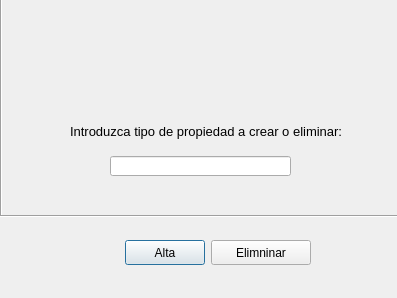
<?xml version="1.0" encoding="UTF-8"?>
<ui version="4.0">
 <class>dialog</class>
 <widget class="QDialog" name="dialog">
  <property name="geometry">
   <rect>
    <x>0</x>
    <y>0</y>
    <width>397</width>
    <height>298</height>
   </rect>
  </property>
  <property name="windowTitle">
   <string>Dialog</string>
  </property>
  <property name="modal">
   <bool>true</bool>
  </property>
  <widget class="QFrame" name="frame">
   <property name="geometry">
    <rect>
     <x>0</x>
     <y>-4</y>
     <width>399</width>
     <height>221</height>
    </rect>
   </property>
   <property name="layoutDirection">
    <enum>Qt::LeftToRight</enum>
   </property>
   <property name="frameShape">
    <enum>QFrame::Box</enum>
   </property>
   <property name="frameShadow">
    <enum>QFrame::Sunken</enum>
   </property>
   <widget class="QLabel" name="label">
    <property name="geometry">
     <rect>
      <x>70</x>
      <y>120</y>
      <width>275</width>
      <height>31</height>
     </rect>
    </property>
    <property name="sizePolicy">
     <sizepolicy hsizetype="Preferred" vsizetype="Preferred">
      <horstretch>0</horstretch>
      <verstretch>0</verstretch>
     </sizepolicy>
    </property>
    <property name="minimumSize">
     <size>
      <width>275</width>
      <height>2</height>
     </size>
    </property>
    <property name="maximumSize">
     <size>
      <width>230</width>
      <height>16777215</height>
     </size>
    </property>
    <property name="font">
     <font>
      <pointsize>10</pointsize>
     </font>
    </property>
    <property name="text">
     <string>Introduzca tipo de propiedad a crear o eliminar:</string>
    </property>
   </widget>
   <widget class="QLineEdit" name="txtTipoProp">
    <property name="geometry">
     <rect>
      <x>110</x>
      <y>160</y>
      <width>181</width>
      <height>20</height>
     </rect>
    </property>
    <property name="sizePolicy">
     <sizepolicy hsizetype="Expanding" vsizetype="Fixed">
      <horstretch>150</horstretch>
      <verstretch>20</verstretch>
     </sizepolicy>
    </property>
   </widget>
   <widget class="QLabel" name="label_2">
    <property name="geometry">
     <rect>
      <x>140</x>
      <y>10</y>
      <width>141</width>
      <height>121</height>
     </rect>
    </property>
    <property name="text">
     <string/>
    </property>
    <property name="pixmap">
     <pixmap>../img/house.ico</pixmap>
    </property>
   </widget>
  </widget>
  <widget class="QWidget" name="">
   <property name="geometry">
    <rect>
     <x>80</x>
     <y>240</y>
     <width>275</width>
     <height>25</height>
    </rect>
   </property>
   <layout class="QHBoxLayout" name="horizontalLayout">
    <item>
     <spacer name="horizontalSpacer">
      <property name="orientation">
       <enum>Qt::Horizontal</enum>
      </property>
      <property name="sizeHint" stdset="0">
       <size>
        <width>40</width>
        <height>20</height>
       </size>
      </property>
     </spacer>
    </item>
    <item>
     <widget class="QPushButton" name="btnAlraTipoProp">
      <property name="maximumSize">
       <size>
        <width>100</width>
        <height>25</height>
       </size>
      </property>
      <property name="text">
       <string>Alta</string>
      </property>
     </widget>
    </item>
    <item>
     <widget class="QPushButton" name="btnDelTipoProp">
      <property name="minimumSize">
       <size>
        <width>100</width>
        <height>0</height>
       </size>
      </property>
      <property name="maximumSize">
       <size>
        <width>100</width>
        <height>25</height>
       </size>
      </property>
      <property name="text">
       <string>Elimninar</string>
      </property>
     </widget>
    </item>
    <item>
     <spacer name="horizontalSpacer_2">
      <property name="orientation">
       <enum>Qt::Horizontal</enum>
      </property>
      <property name="sizeHint" stdset="0">
       <size>
        <width>40</width>
        <height>20</height>
       </size>
      </property>
     </spacer>
    </item>
   </layout>
  </widget>
 </widget>
 <resources/>
 <connections/>
</ui>
